Frame 1 (no input): blank canvas, image omitted
Frame 60 (no input): blank canvas, image omitted
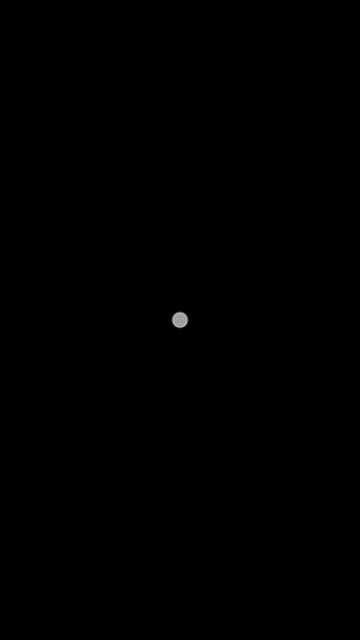
Frame 120 (the mouse pressed at the canvas centre since frame 60)

The p5.js sketch whose frames 1 and 60 were blank and that drew this single picture after the mouse press (run headless with seeded random() and noise() and a simulated clock; from frame 60 on, the mouse is pressed at the canvas centre):

// p5.js sketch
// ── sketch.js
// =========================================================

// ======================= VARIABLES =======================
let canvasHeight, canvasWidth, chakraHeight, chakraWidth;
let chakraLyrs, topLyr, toptopLyr, value, topVal, topClr, wand;
let topMapAlph, topMapClr, midMapAlph, midMapClrWB, midMapClrBW;
let chakras = [
  {
    name: "root",
    sanskrit: "muladhara",
    _color: {name: "red", hex: "#d80000"},
    num: 1,
    says: "I exist.",
    petals: 4,
  },
  {
    name: "sacral",
    sanskrit: "svadhisthana",
    _color: {name: "orange", hex: "#fc8a20"},
    num: 2,
    says: "I desire.",
    petals: 6,
  },
  {
    name: "solar plexus",
    sanskrit: "manipura",
    _color: {name: "yellow", hex: "#edf268"},
    num: 3,
    says: "I control.",
    petals: 10,
  },
  {
    name: "heart",
    sanskrit: "anahata",
    _color: {name: "green", hex: "#64c164"},
    num: 4,
    says: "I love.",
    petals: 12,
  },
  {
    name: "throat",
    sanskrit: "vishuddha",
    _color: {name: "blue", hex: "#73efed"},
    num: 5,
    says: "I express.",
    petals: 16,
  },
  {
    name: "third eye",
    sanskrit: "anja",
    _color: {name: "indigo", hex: "#4635ff"},
    num: 6,
    says: "I see.",
    petals: 2,
  },
  {
    name: "crown",
    sanskrit: "sahasrara",
    _color: {name: "red", hex: "#a768ff"},
    num: 7,
    says: "I understand.",
    petals: 1000,
  },
];
  // y-axis of chakras; midway down body
  let cposition = [451, 410, 365, 320, 244, 200, 170];
  let alph, alph2;  // alpha value for each layer

// ===================== MAIN METHODS ======================
function setup() {
  canvasWidth = 360;
  canvasHeight = 640;
  chakraWidth = 21;
  chakraHeight = 21;
  createCanvas(canvasWidth, canvasHeight);  // base
  topLyr = createGraphics(canvasWidth, canvasHeight);  // middle
  toptopLyr = createGraphics(canvasWidth, canvasHeight);  // top-most
  alph = 255;  // top-most layer alpha iterator
  alph2  = 255;  // middle layer alpha iterator
 
  topClr = topMapAlph; //color(0, 0, 0, alph);  // top-most layer color
  tClr = midMapClrWB;  // middle mt layer background
  tClr2 = midMapAlph;  // middle mt layer foreground
  toptopLyr.background(0);  // top-most layer
  topLyr.background(160);  // middle layer
  
}

function draw() {
  background(250);
  topMapClr = map(mouseY, 0, 255, 0, height);
  topMapAlph = map(mouseY, 0, height, 0, 255);
  midMapAlph = map(mouseY, 255, 0, 0, 10);
  midMapClrWB = map(mouseY, 255, 0, 0, 7);  // white -> black  
  midMapClrBW = map(mouseY, 0, 255, 0, 7);  // black -> white
  
  
  // ----------------- BACKGROUND LAYER --------------------
  // <<< lotus pose silhouette >>>
  stroke(0);
  strokeWeight(1);
  fill(random(113, 120));  // slight variations of fill
  beginShape();
  vertex(156, 204);
  // RIGHT SIDE ~~~~~~~~~~~~~~~~~~~~~~~
  // neck up -----
  bezierVertex(154, 204, 149, 168, 179, 168);  // L head 
  bezierVertex(208, 168, 204, 199, 202, 202);  // R head
  bezierVertex(201, 206, 208, 195, 206, 207);  // R top ear
  bezierVertex(204, 223, 203, 218, 202, 220);  // R bottom ear
  bezierVertex(198, 224, 195, 234, 196, 242);  // R top neck
  bezierVertex(196, 249, 203, 265, 227, 266);  // R bottom neck
  // arm ---------
  bezierVertex(255, 268, 252, 303, 253, 318);  // R deltoid
  bezierVertex(255, 334, 262, 362, 262, 362);  // R bicep
  bezierVertex(262, 362, 294, 408, 309, 413);  // R outer forearm
  bezierVertex(321, 417, 326, 410, 332, 410);  // R thumb
  bezierVertex(337, 411, 333, 418, 337, 418);  // R inner thumb
  bezierVertex(343, 418, 340, 408, 335, 411);  // R inner fingers
  bezierVertex(328, 416, 333, 403, 340, 403);  // R pointer finger
  bezierVertex(342, 403, 351, 410, 351, 415);  // R top knuckles
  bezierVertex(351, 422, 349, 429, 348, 430);  // R bottom knuckles
  bezierVertex(346, 433, 338, 430, 332, 434);  // R back of hand
  bezierVertex(329, 436, 318, 432, 309, 430);  // R wrist/hand
  bezierVertex(303, 427, 248, 392, 241, 372);  // R inner forearm
  bezierVertex(234, 353, 229, 317, 229, 318);  // R inner arm
  // torso ------
  bezierVertex(229, 317, 215, 351, 216, 370);  // R armpit to waist
  bezierVertex(217, 383, 233, 411, 245, 413);  // R abdomen
  // legs -------
  bezierVertex(260, 419, 292, 421, 302, 426);  // R top of leg
  bezierVertex(312, 432, 333, 435, 331, 455);  // R top knee
  bezierVertex(329, 475, 302, 480, 278, 479);  // R bottom knee
  bezierVertex(254, 479, 191, 474, 179, 474);  // R bottom of leg
  // LEFT SIDE ~~~~~~~~~~~~~~~~~~~~
  // legs --------
  bezierVertex(167, 474, 103, 480, 83, 479);  // L bottom of leg
  bezierVertex(60, 479, 32, 476, 29, 455);  // L bottom knee
  bezierVertex(26, 429, 50, 427, 55, 424);  // L top knee
  bezierVertex(66, 419, 105, 418, 116, 413);  // L top of leg  
  // torso -------
  bezierVertex(128, 409, 145, 386, 145, 370);  // L abdomen
  bezierVertex(146, 354, 137, 334, 136, 320);  // L waist to armpit
  // arm ---------
  bezierVertex(136, 304, 128, 374, 121, 382);  // L inner arm
  bezierVertex(112, 393, 71, 415, 65, 419);  // L inner forearm
  bezierVertex(57, 423, 44, 430, 31, 429);  // L wrist/hand
  bezierVertex(19, 429, 17, 428, 14, 426);  // L back of hand
  bezierVertex(10, 424, 7, 408, 10, 406);  // L bottom knuckles
  bezierVertex(13, 403, 16, 400, 19, 401);  // L top knuckles
  bezierVertex(20, 401, 24, 406, 20, 408);  // L fingertips
  bezierVertex(18, 410, 20, 416, 25, 415);  // L inner fingers
  bezierVertex(30, 414, 33, 409, 27, 408);  // L inner thumb
  bezierVertex(23, 407, 18, 399, 24, 400);  // L thumb
  bezierVertex(32, 401, 29, 405, 40, 408);  // L outer thumb
  bezierVertex(52, 410, 59, 407, 68, 400);  // L wrist
  bezierVertex(77, 393, 90, 373, 102, 366);  // L inner forearm
  bezierVertex(103, 366, 103, 359, 110, 324);  // L bicep
  bezierVertex(113, 312, 104, 273, 126, 269);  // L deltoid
  // neck up -----
  bezierVertex(145, 265, 166, 260, 166, 242);  // L bottom neck
  bezierVertex(166, 232, 162, 226, 160, 221);  // L top neck
  bezierVertex(159, 218, 157, 224, 152, 207);  // L bottom ear
  bezierVertex(150, 201, 152, 199, 156, 204);  // L top ear
  endShape();
  
  // --------------------- IN THE LAYERS -------------------
  // 0: red, 1: orange, 2: yellow, 3: green, 4: blue, 5: indigo, 6: violet
  // BASE LAYER -------------
  // draws ellipses for each chakra & sets shape properties
  for (let i = 0; i < chakras.length; i++){
    stroke(color(255, random(0, 100)));  // glow-y effect
    strokeWeight(random(0, 7));  // slight veriations in circle size
    fill(chakras[i]._color.hex);
    ellipse(width/2, cposition[i], chakraHeight, chakraWidth);
  }
/* 
  // ROOT LAYER
  // SACRAL LAYER
  // SOLAR PLEXUS LAYER
  // HEART LAYER
  // THROAT LAYER  
  // THIRD EYE LAYER  
  // CROWN LAYER
*/  
  // MIDDLE LAYER ---------------
  // <<< mountain range type thing >>>
  //topLyr.fill(0);
  topLyr.rect(0, height - 100, width, 75);
  topLyr.triangle(-40, height/4*3, width + 40, height/4*3, width/2, height/4 - 20);
  topLyr.fill(0);
  topLyr.strokeWeight(5);
  topLyr.ellipse(width/2, height/8, 75, 75);
  
  image(topLyr, 0, 0);
  image(toptopLyr, 0, 0);
  fill(255, 160);
  wand = ellipse(mouseX, mouseY, 15, 15);
}

// ======================== EVENTS =========================
let clicks = 0;
function mousePressed() {
  // *** SHOULD REALLY USE MAP()
  // fades out the top-most layer
  if (!toptopLyr.background(0) || topMapAlph > 0) {
    toptopLyr.background(topMapAlph);  // refresh background w/ new alpha
    console.log(topMapAlph);
  } // fades out the vague mountain range
  //if (topMapAlph <= 0 || midMapClrBW <= 255) {
   // topLyr.background(midMapClrWB);
    //topLyr.fill(midMapClrBW);
  //}
  // testing
  console.log("i am pressed");
  console.log(mouseX + " " + mouseY);
  return false;
}

// ----------------------- OTHER STUFF ---------------------

// Chakra object
var chakra = {
  name: "",
  sanskrit: "",
  _color: {name: "", hex: "#"},
  num: 0,
  says: "",
  petals: "",
};

// ===========================================
// commented out bc it was messing with my canvases too much
/*
function touchStarted () {
  var fs = fullscreen();
  if (!fs) {
    fullscreen(true);
  }
}

/* full screening will change the size of the canvas */
/*function windowResized() {
  resizeCanvas(windowWidth, windowHeight);
}
*/
/* prevents the mobile browser from processing some default
 * touch events, like swiping left for "back" or scrolling the page.
 */
document.ontouchmove = function(event) {
    event.preventDefault();
};
